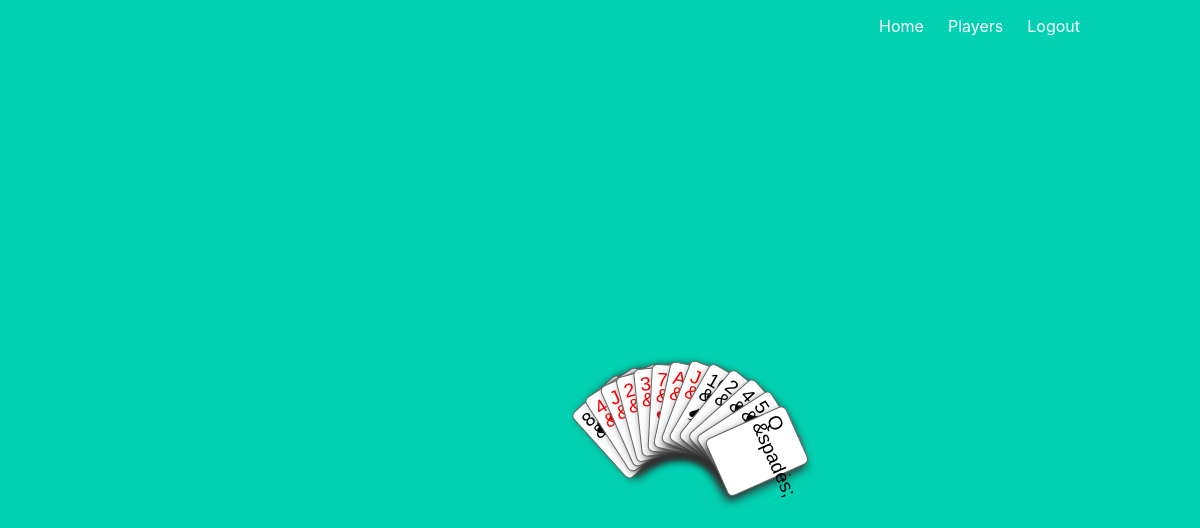
The page /trump_and_partner (signed in) on the database its author committed.
### models.py (models this page shows)
class Card(db.Model):
	id = db.Column(db.Integer, primary_key=True)
	suit = db.Column(db.String(100))
	value = db.Column(db.String(100))
	points = db.Column(db.Integer)

### game.py (the view)
@game.route('/trump_and_partner')
@login_required
def choose_trump_and_partner():
	game = db.session.query(Game).order_by(Game.id.desc()).first()
	bidder_id = game.bidder
	player = Player.query.filter_by(email=current_user.email).first()
	number_of_players = len(Player.query.all())
	number_of_partners = int(number_of_players/2)-1
	suits = ['spades', 'diams', 'clubs', 'hearts']
	values = ['A', '2', '3','4','5','6','7','8','9','10', 'J', 'Q', 'K']
	turn = [1] if number_of_players <= 4 else [1,2]
	to_choose = False
	if bidder_id == player.id:
		to_choose = True
	cards = get_hand()
	return render_template('/choose.html', to_choose=to_choose, suits=suits, values=values, turn=turn, number_of_partners=number_of_partners, cards=cards, activityClass="inactiveLink")

### __init__.py (called while the page is built)
def create_app():
    app = Flask(__name__)
    app.config['SECRET_KEY'] = '9OLWxND4o83j4K4iuopO'
    app.config['SQLALCHEMY_DATABASE_URI'] = 'sqlite:///db.sqlite'
    db.init_app(app)
    login_manager = LoginManager()
    login_manager.login_view = 'auth.login'
    login_manager.init_app(app)
    with app.app_context():
        from .models import User
        @login_manager.user_loader
        def load_user(user_id):
            return User.query.get(int(user_id))
        from .auth import auth as auth_blueprint
        app.register_blueprint(auth_blueprint)
        from .main import main as main_blueprint
        app.register_blueprint(main_blueprint)
        from .players import players as players_blueprint
        app.register_blueprint(players_blueprint)
        from .game import game as game_blueprint
        app.register_blueprint(game_blueprint)
    return app

### game.py (called while the page is built)
def get_hand():
	player = Player.query.filter_by(email=current_user.email).first()
	game = db.session.query(Game).order_by(Game.id.desc()).first()
	hand_card_ids = Hand.query.filter_by(player_id=player.id).filter_by(game_id=game.id).first().cards
	cards = []
	for hand_card_id in hand_card_ids:
		card = Card.query.filter_by(id=hand_card_id.card).first()
		cards.append((card.suit,card.value))
	cards = sorted(cards)
	return cards

### templates/choose.html (shortened to what this page needs)
{% extends "base.html" %}
{% block content %}
	<div class="column is-4 is-offset-4">
    {% include "hand.html"%}
    </div>
{% endblock %}

### templates/hand.html (shortened to what this page needs)
<link rel="stylesheet" type="text/css" href='{{ url_for("static", filename="cards.css") }}'>
<div class="column is-4 is-offset-4">
<div class="playingCards faceImages rotateHand">
<ul class="{{activityClass}} hand">
  	{%for i in cards%}
  		<li><a class="card rank-{{i[1]}} {{i[0]}}" href="/make_move/{{i[0]}}/{{i[1]}}/{{round_number}}">
  			<span class="rank">{{i[1]}}</span>
  			<span class="suit">&{{i[0]}};</span>
  		</a>
  	</li>
  	{%endfor%}
 </ul>
</div>
</div>

### templates/hand.html (style rules this page uses)
.inactiveLink { pointer-events: none; cursor: default; }

### rows shown on the page
Card: value "8", suit "clubs"
Card: value "4", suit "diams"
Card: value "J", suit "diams"
Card: value "2", suit "hearts"
Card: value "3", suit "hearts"
Card: value "7", suit "hearts"
Card: value "A", suit "hearts"
Card: value "J", suit "hearts"
Card: value "10", suit "spades"
Card: i "2", suit "spades"
Card: i "4", suit "spades"
Card: i "5", suit "spades"
Card: value "Q", suit "spades"
